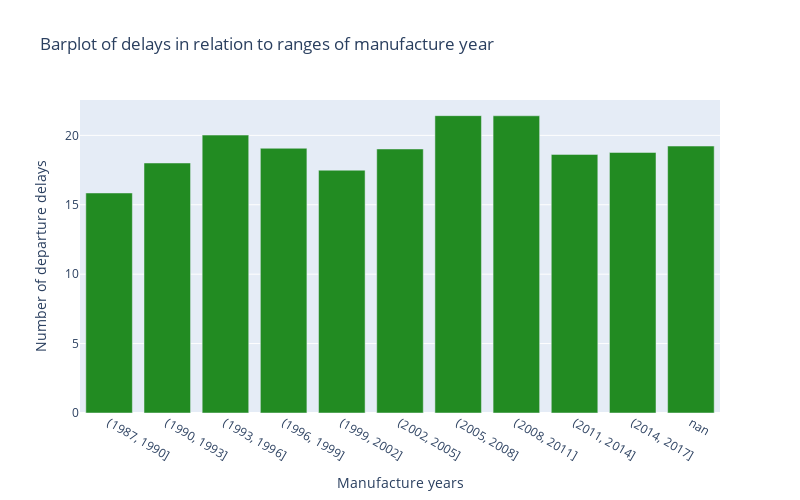

Write notebook code for a chart like this one.
### Markdown cell above
Creating a barplot of delays in relation to aggregated manufacture year

### Code cell
fig_my_delay_range = px.bar(flight_delays_by_manufacture_year_agg_df,
                      x='manufacture_year_agg',
                      y = 'is_delayed',
                      title='Barplot of delays in relation to ranges of manufacture year',
                      color_discrete_sequence = ['forestgreen'], 
                      width = 800, 
                      height = 500)
fig_my_delay_range.update_layout(xaxis_title="Manufacture years", yaxis_title="Number of departure delays")
fig_my_delay_range.update_xaxes(dtick = 'manufacture_year', type='category')
fig_my_delay_range.show()

### Figure 1 — Plotly figure (JSON) as saved in the notebook; plotly's stock layout.template omitted (floating-point values rounded to 4 significant figures)
{"data": [{"alignmentgroup": "True", "hovertemplate": "manufacture_year_agg=%{x}<br>is_delayed=%{y}<extra></extra>", "legendgroup": "", "marker": {"color": "forestgreen", "pattern": {"shape": ""}}, "name": "", "offsetgroup": "", "orientation": "v", "showlegend": false, "textposition": "auto", "type": "bar", "x": ["(1987, 1990]", "(1990, 1993]", "(1993, 1996]", "(1996, 1999]", "(1999, 2002]", "(2002, 2005]", "(2005, 2008]", "(2008, 2011]", "(2011, 2014]", "(2014, 2017]", "nan"], "xaxis": "x", "y": [15.85, 18.01, 20.02, 19.07, 17.49, 19.02, 21.42, 21.41, 18.63, 18.77, 19.23], "yaxis": "y"}], "layout": {"barmode": "relative", "height": 500, "legend": {"tracegroupgap": 0}, "title": {"text": "Barplot of delays in relation to ranges of manufacture year"}, "width": 800, "xaxis": {"anchor": "y", "domain": [0, 1], "dtick": "manufacture_year", "title": {"text": "Manufacture years"}, "type": "category"}, "yaxis": {"anchor": "x", "domain": [0, 1], "title": {"text": "Number of departure delays"}}}}
